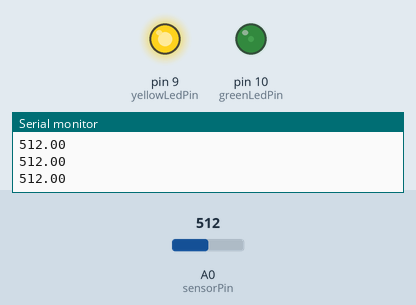
Bench run of a sketch on a simulated Arduino Uno, built with avr-gcc and run on an emulated ATmega328P. Parts: output pins drawn as LEDs (lit = HIGH), the last lines printed to the serial monitor. The test bench sets the inputs (shaded band); at power-on: A0 (sensorPin) = 512.

Above: at 1.2 s.
1.3 s: A0 (sensorPin) set to 0
At 1.9 s:
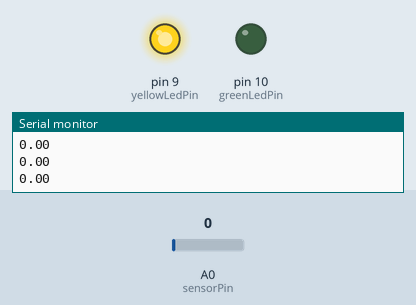
2.8 s: A0 (sensorPin) set to 15
4.3 s: A0 (sensorPin) set to 18
At 5.4 s:
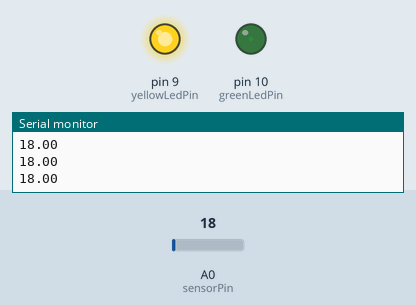
Timing chart, 0 to 7.3 s (numbered marks = the images above; inputs shaded):
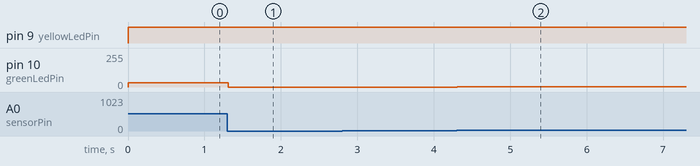

The sketch:

PortfolioAssignment06.ino
```cpp
float sensorValue = 0; // variable for sensor value
float sensorValueYellow = 0;
int sensorPin = A0; // variable for sensor pin
int yellowLedPin = 9;
int greenLedPin = 10;

void setup() {
  pinMode(sensorPin, INPUT);
  Serial.begin(9600);
  pinMode(yellowLedPin, OUTPUT);
  pinMode(greenLedPin, OUTPUT);
}

void loop() {
  sensorValue = analogRead(sensorPin); // read the value/voltage on the sensor
  // pin and store that value in the
  // variable sensorValue
  Serial.println(sensorValue); // print out sensorValue to the Serial
  // Monitor
  sensorValue = map(sensorValue, 0, 1023, 0, 255);
  sensorValueYellow = map(sensorValue, 0, 1023, 255, 0);
  analogWrite (greenLedPin, sensorValue/4);
  analogWrite (yellowLedPin, sensorValueYellow*4);
}
```

Measured:
- after the input at 1.3 s, pin 10 (greenLedPin): 31/255 → 0/255 at once
- after the input at 4.3 s, pin 10 (greenLedPin): 0/255 → 1/255 at once
